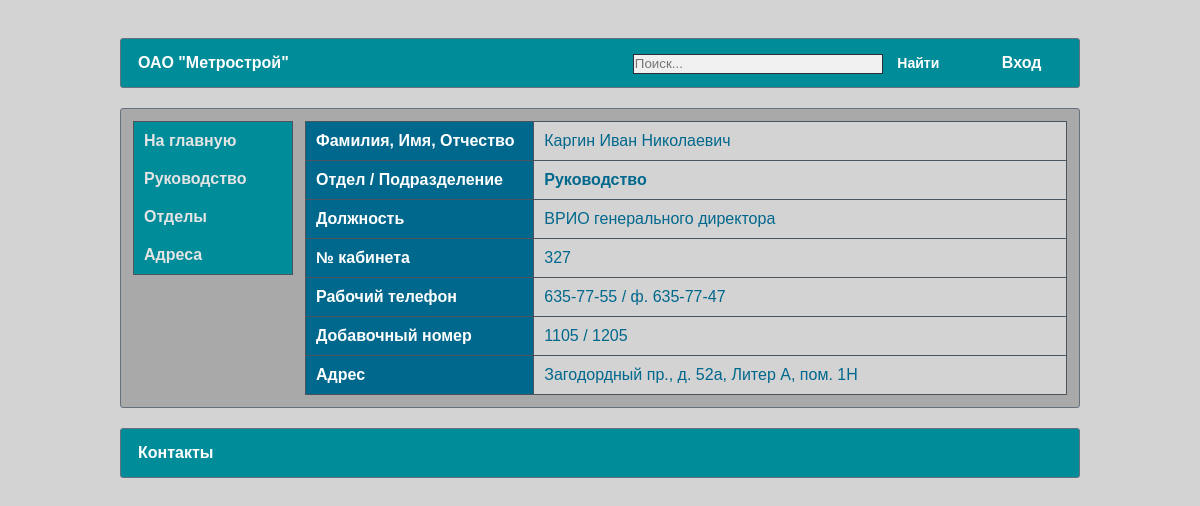
Page /employee/1 on the committed database.
### catalog/models.py (models this page shows, shortened)
class Employee(models.Model):
    surname = models.CharField(max_length=30, verbose_name='Фамилия')
    name = models.CharField(max_length=30, verbose_name='Имя')
    patronymic = models.CharField(max_length=30, verbose_name='Отчество', null=True, blank=True)
    position = models.TextField(max_length=100, verbose_name='Должность', null=True, blank=True)
    department = models.ForeignKey('Department', on_delete=models.SET_NULL, verbose_name='Отдел/подзразделение', null=True, blank=True)
    phone_work = models.CharField(max_length=15, verbose_name='Рабочий телефон', null=True, blank=True)
    phone_work_additional = models.CharField(max_length=10, verbose_name='Добавочный номер', null=True, blank=True)
    phone_mob = models.CharField(max_length=30, verbose_name='Мобильный телефон', null=True, blank=True)
    email = models.EmailField(null=True, blank=True)
    office = models.CharField(max_length=10, verbose_name='№ кабинета', null=True, blank=True)
    dob = models.CharField(max_length=20, verbose_name='Дата рождения', null=True, blank=True)
    class Meta:
        ordering = ["id"]
    def __str__(self):
        full_name = self.surname + " " + self.name
        if self.patronymic:
            full_name += " " + self.patronymic
        return full_name

class Department(models.Model):
    name = models.TextField(max_length=150, verbose_name="Наименование отдела/подзразделения")
    short_name = models.CharField(max_length=50, verbose_name="Сокращенное название", null=True, blank=True)
    adress = models.ForeignKey('AdressDepartment', on_delete=models.SET_NULL, verbose_name="Местонахождение", null=True, blank=True)
    priority = models.IntegerField(verbose_name="Приоритет", null=False, blank=False, default=1)
    class Meta:
        ordering = ["priority"]
    def get_absolute_url(self):
        return reverse('department-detail', args=[str(self.id)])
    def __str__(self):
        return self.name

class AdressDepartment(models.Model):
    street = models.CharField(max_length=30, verbose_name="Улица")
    building = models.CharField(max_length=10, verbose_name="Дом/Строение")
    letter = models.CharField(max_length=20, verbose_name="Корпус/Литера", null=True, blank=True)
    room = models.CharField(max_length=20, verbose_name="Помещение", null=True, blank=True)
    class Meta:
        ordering = ["street"]
    def __str__(self):
        full_adress = self.street + ", " + self.building
        if self.letter:
            full_adress += ", " + self.letter
        if self.room:
            full_adress += ", " + self.room
        return full_adress

### catalog/views.py (the view)
# urls.py: path('employee/<int:pk>', EmployeeDetail.as_view(), name='employee'),
class EmployeeDetail(generic.DetailView):
    model = Employee

### templates/catalog/employee_detail.html (shortened to what this page needs)
{% extends "catalog/base.html" %}
{% load static %}
{% block content %}
        <table class="bordered">
            <tr>
                <th width="30%">Фамилия, Имя, Отчество</th>
                <td>{{ employee }}</td>
            </tr>
            <tr>
                <th>Отдел / Подразделение</th>
                <td><a href="{{ employee.department.get_absolute_url }}"><b>{{ employee.department }}</b></a></td>
            </tr>
            <tr>
                <th>Должность</th>
                <td>{{ employee.position|default_if_none:"-" }}</td>
            </tr>
            <tr>
                <th>№ кабинета</th>
                <td>{{ employee.office|default_if_none:"-" }}</td>
            </tr>
            <tr>
                <th>Рабочий телефон</th>
                <td>{{ employee.phone_work|default_if_none:"-" }}</td>
            </tr>
            <tr>
                <th>Добавочный номер</th>
                <td>{{ employee.phone_work_additional|default_if_none:"-" }}</td>
            </tr>
            <tr>
                <th>Адрес</th>
                <td>{{ employee.department.adress }}</td>
            </tr>
        </table>
{% endblock %}

### catalog/static/catalog/style.css (style rules this page uses)
* { margin: 0; padding: 0; }
a { color: #00688c; text-decoration: none; }
html,body { width: 100%; height: 100%; }
body { background: #d3d3d3; font-family: Arial; font-size: 14px; color: white; line-height: 18px; }
table.bordered { border-collapse: collapse; border: 1px solid #292e35; width: 100%; background-color: #d3d3d3; border-radius: 3px; border-spacing: 0; }
table.bordered th { padding: 10px; vertical-align: center; border: 1px solid #4c545e; }
table.bordered td { padding: 10px; vertical-align: center; border: 1px solid #4c545e; color: #00688c; }
table.bordered th { background-color: #00688c; text-align: left; font-weight: bold; color: white; }

### rows in the picture
Employee: surname+name+patronymic "Каргин Иван Николаевич", department "Руководство", position "ВРИО генерального директора", office "327", phone_work "635-77-55 / ф. 635-77-47", phone_work_additional "1105 / 1205", department.adress "Загодордный пр., д. 52а, Литер А, пом. 1Н"
